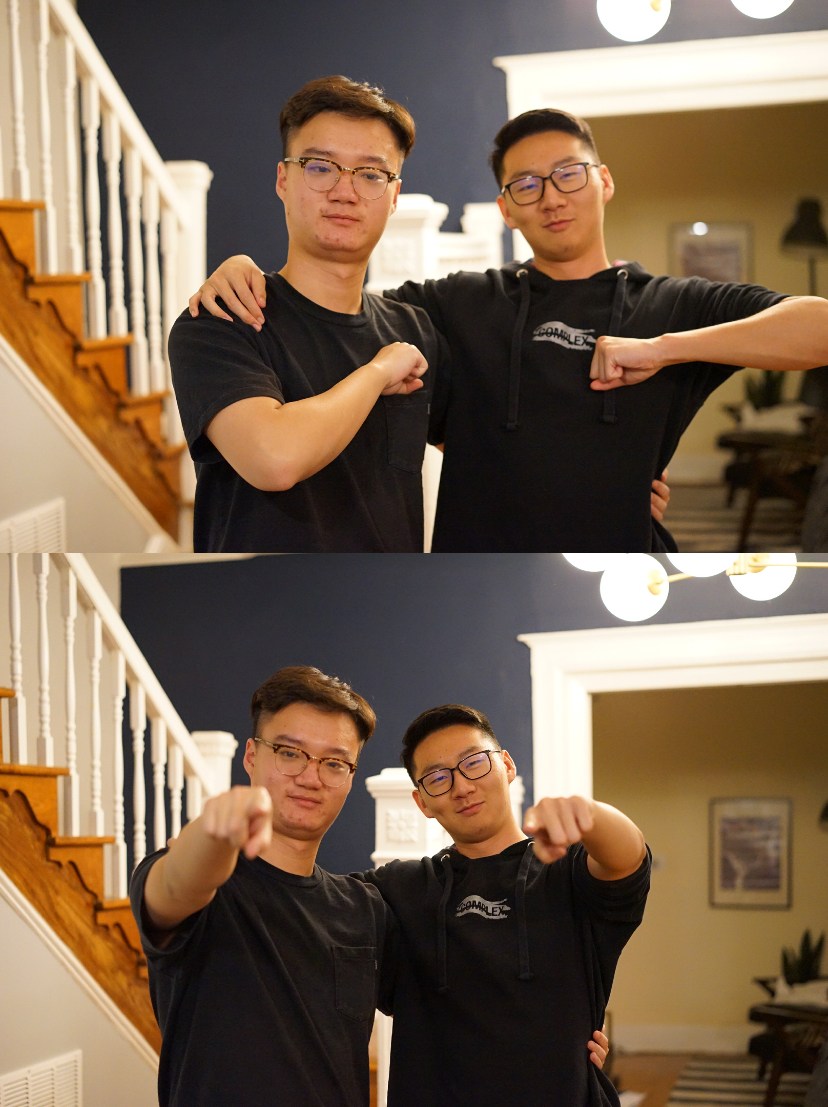
%> input picture final project photomosaic/bro.jpg, 828 x 1107 px, given in place of nyc.jpg, which was not available
$ octave hsv.m   (GNU Octave 9; MATLAB toolbox functions it lacks are replaced by stand-ins)
%> lines starting %> are read from the running program, lines starting %| are printed output that depends on the picture; pictures that were not available may be replaced by others from this repository, and a replacement may not be noted
tic;
img = im2double(imread('nyc.jpg'));
img = rgb2hsv(img);
%> img: size 1107x828x3 double; mean H, S, V 0.244, 0.355, 0.478
% split the 3 color channels
r = img(:,:,1);
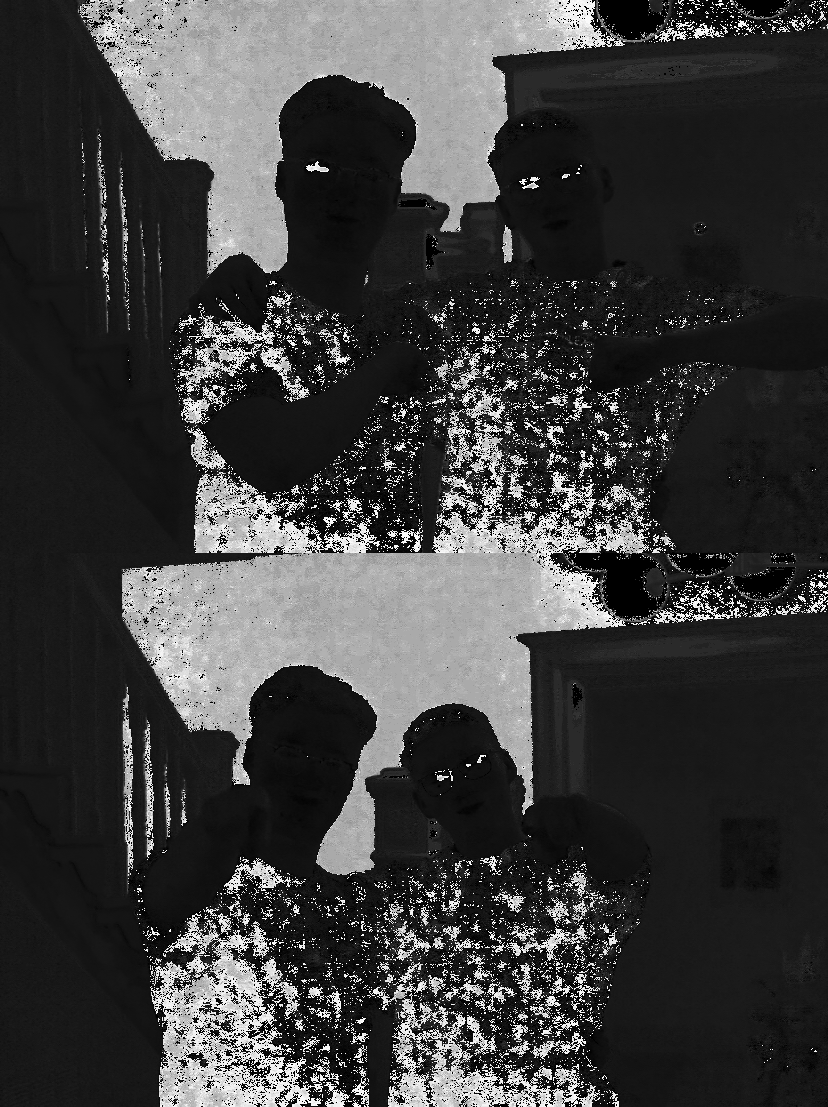
%> r: size 1107x828 double; min 0, max 0.997, mean 0.244
g = img(:,:,2);
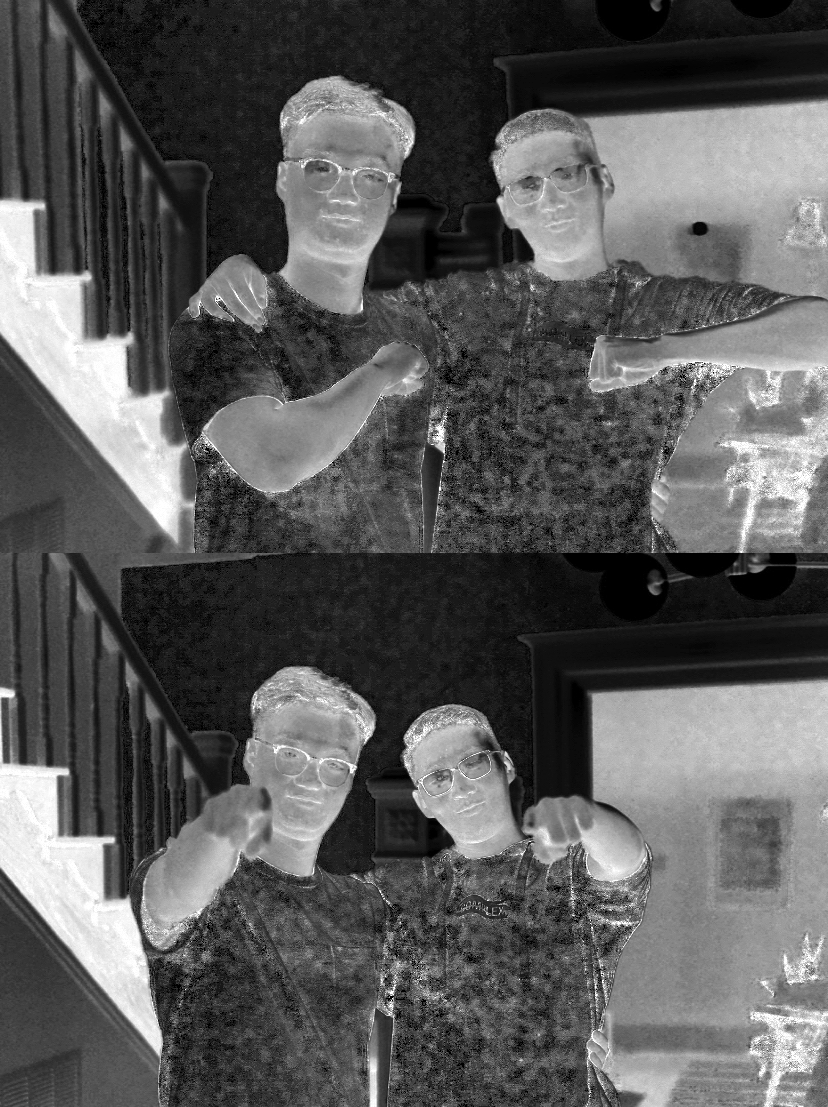
%> g: size 1107x828 double; min 0, max 1, mean 0.355
b = img(:,:,3);
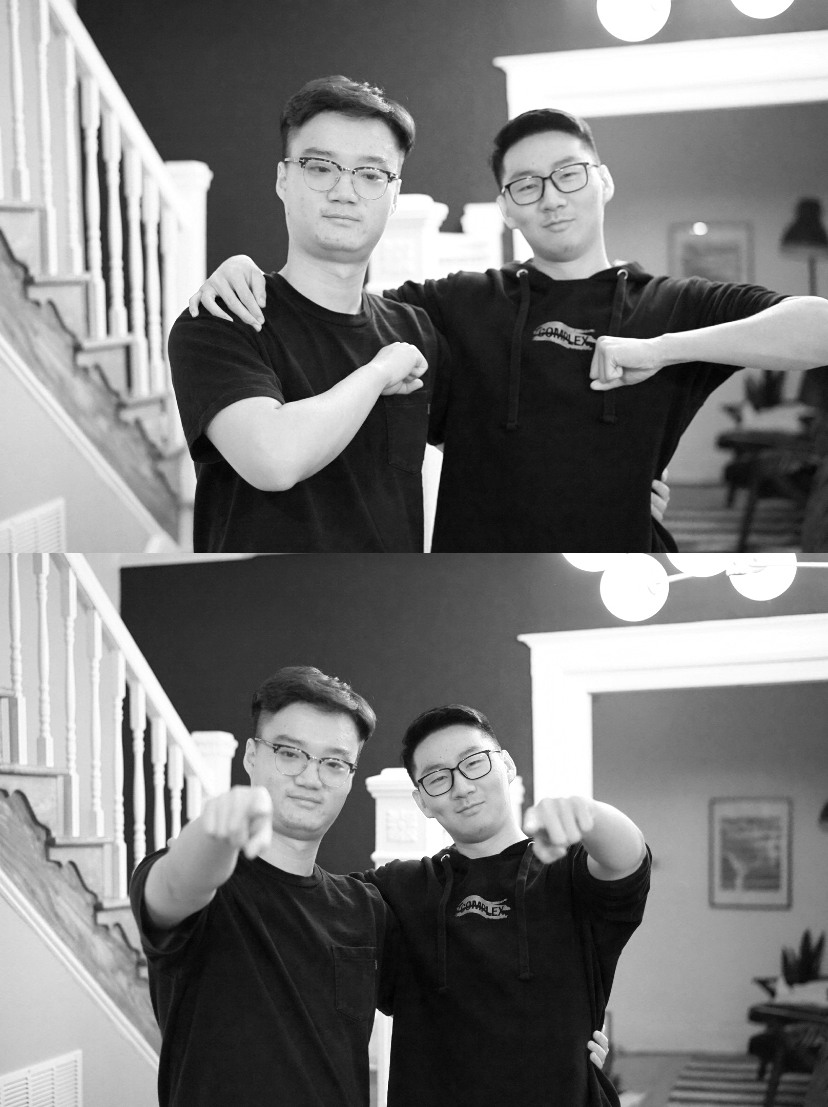
%> b: size 1107x828 double; min 0.00392, max 1, mean 0.478
% size of the target image
[height, width] = size(img);
%> height = 1107; width = 2484
width = width/3;
%> width = 828
% height and width for each background images are 20 * 40
pheight = 20;
pwidth = 40;
h = floor(height/pheight)*pheight;
%> h = 1100
w = floor(width/pwidth)*pwidth;
%> w = 800
% create 3 zero channels for the final output
r_f = zeros(h, w);
g_f = zeros(h, w);
b_f = zeros(h, w);
% read all of the bg images
file_path =  './bg/';
bg_path_list = dir(strcat(file_path,'*.jpg')); % select all jpg
bg_num = length(bg_path_list);% number of the images
%create 3 channels and combine all of the bg images into a single image
bg_r = [pheight, pwidth*bg_num];
bg_g = [pheight, pwidth*bg_num];
bg_b = [pheight, pwidth*bg_num];
% a matrix to store the average of each channel of each bg image
average = [3, bg_num];
for i=1: bg_num
    % find each background image's name
    image_name = bg_path_list(i).name;
    image = im2double(imread(strcat(file_path,image_name)));
    image_resize = imresize(image,[pheight,pwidth]);
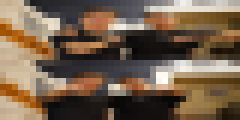
%> image_resize: size 20x40x3 double (shown 6 times larger); mean R, G, B 0.475, 0.391, 0.311; drawn with min black and max white
    [hh, ww] = size(image_resize);
%> hh = 20; ww = 120
    % if the image is black and white, ww is 40. filter those images
    if ww == 40
        continue;
    end
    image_resize = rgb2hsv(image_resize);
%> image_resize: size 20x40x3 double; mean H, S, V 0.218, 0.344, 0.477
    % put each image's rgb to the bg matrix
    bg_r(1:pheight, (i*pwidth+1-pwidth):i*pwidth) = image_resize(:,:,1);
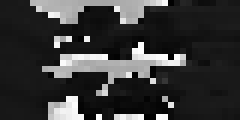
%> bg_r: size 20x40 double (shown 6 times larger); min 0.00199, max 0.999, mean 0.218
    bg_g(1:pheight, (i*pwidth-pwidth+1):i*pwidth) = image_resize(:,:,2);
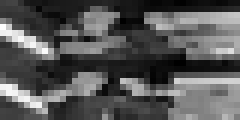
%> bg_g: size 20x40 double (shown 6 times larger); min 0.00407, max 1, mean 0.344; drawn with min black and max white
    bg_b(1:pheight, (i*pwidth+1-pwidth):i*pwidth) = image_resize(:,:,3);
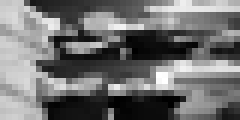
%> bg_b: size 20x40 double (shown 6 times larger); min 0.0322, max 1.04, mean 0.477; drawn with min black and max white
%> (the run ends here)
